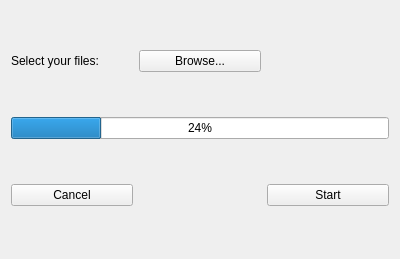
<?xml version="1.0" encoding="UTF-8"?>
<ui version="4.0">
 <class>veritas_gui</class>
 <widget class="QWidget" name="veritas_gui">
  <property name="enabled">
   <bool>true</bool>
  </property>
  <property name="geometry">
   <rect>
    <x>0</x>
    <y>0</y>
    <width>400</width>
    <height>259</height>
   </rect>
  </property>
  <property name="minimumSize">
   <size>
    <width>400</width>
    <height>0</height>
   </size>
  </property>
  <property name="windowTitle">
   <string>Veritas (GUI)</string>
  </property>
  <layout class="QGridLayout" name="gridLayout">
   <item row="3" column="0">
    <widget class="QPushButton" name="pushButton_Cancel">
     <property name="text">
      <string>Cancel</string>
     </property>
    </widget>
   </item>
   <item row="3" column="2">
    <widget class="QPushButton" name="pushButton_Start">
     <property name="text">
      <string>Start</string>
     </property>
    </widget>
   </item>
   <item row="2" column="0" colspan="3">
    <widget class="QProgressBar" name="progressBar">
     <property name="value">
      <number>24</number>
     </property>
    </widget>
   </item>
   <item row="1" column="0">
    <widget class="QLabel" name="label">
     <property name="text">
      <string>Select your files: </string>
     </property>
    </widget>
   </item>
   <item row="1" column="1">
    <widget class="QPushButton" name="pushButton_Browse">
     <property name="text">
      <string>Browse...</string>
     </property>
    </widget>
   </item>
  </layout>
 </widget>
 <resources/>
 <connections/>
</ui>
